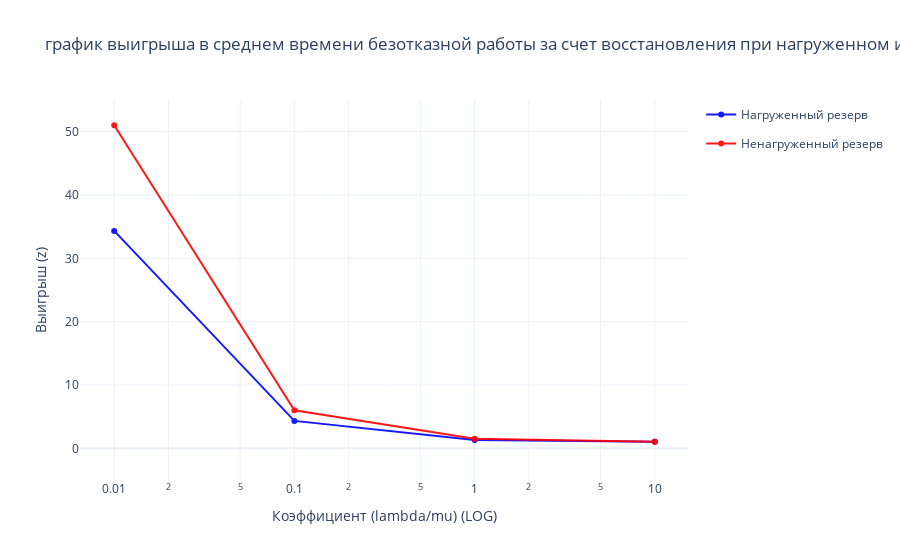

The notebook cell this image was saved under:
### Code cell
# Гистограмма плотностей относительных частот разных распределений
fig = go.Figure()
fig.add_trace(
    go.Scatter(x=benefit_duble_system2_df['l2mu_coef'],
           y=benefit_duble_system2_df["benefit_loaded"],
           opacity=0.9, name='Нагруженный резерв',
           marker=dict(color='blue'),
           legendgroup = "1", showlegend=True
          )
)
fig.add_trace(
    go.Scatter(x=benefit_duble_system2_df['l2mu_coef'],
           y=benefit_duble_system2_df["benefit_unloaded"],
           opacity=0.9, name='Ненагруженный резерв',
           marker=dict(color='red'),
           legendgroup = "2", showlegend=True,
          )
)
fig.update_layout(
    title="график выигрыша в среднем времени безотказной работы за счет восстановления при нагруженном и ненагруженном резервах",
    xaxis_title="Коэффициент (lambda/mu) (LOG)",
    yaxis_title="Выигрыш (z)",
    template="plotly_white",
    yaxis_range=[-5, 55],
    xaxis_type='log',  # логарифмическая шкала по оси X
)
fig.show()

### Figure 1 — Plotly figure (JSON) as saved in the notebook; plotly's stock layout.template omitted (floating-point values rounded to 4 significant figures)
{"data": [{"legendgroup": "1", "marker": {"color": "blue"}, "name": "Нагруженный резерв", "opacity": 0.9, "showlegend": true, "type": "scatter", "x": [0.01, 0.1, 1.0, 10.0], "y": [34.33, 4.333, 1.333, 1.033]}, {"legendgroup": "2", "marker": {"color": "red"}, "name": "Ненагруженный резерв", "opacity": 0.9, "showlegend": true, "type": "scatter", "x": [0.01, 0.1, 1.0, 10.0], "y": [51.0, 6.0, 1.5, 1.05]}], "layout": {"title": {"text": "график выигрыша в среднем времени безотказной работы за счет восстановления при нагруженном и ненагруженном резервах"}, "xaxis": {"title": {"text": "Коэффициент (lambda/mu) (LOG)"}, "type": "log"}, "yaxis": {"range": [-5, 55], "title": {"text": "Выигрыш (z)"}}}}
